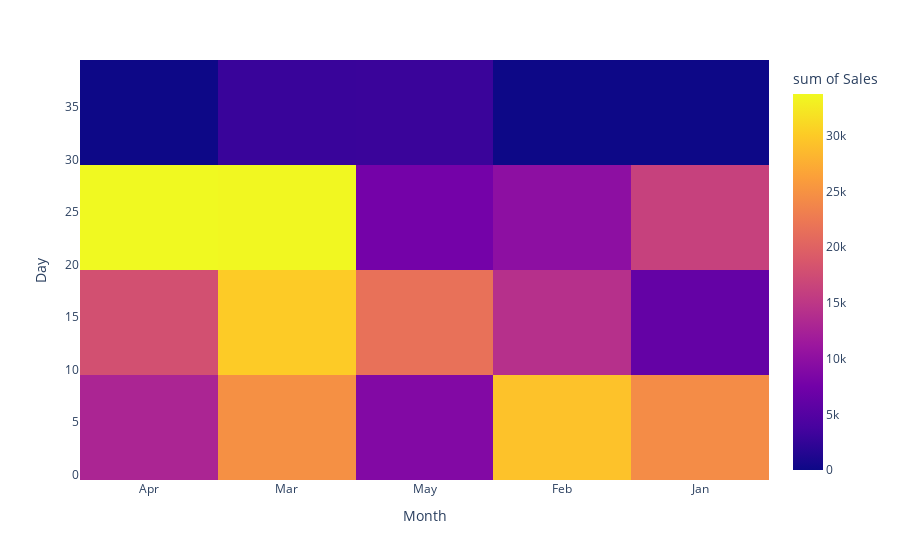

Notebook code cell kept with this figure:
### Code cell
fig = ex.density_heatmap(df,x="Month",y="Day",z="Sales")
fig.show()

### Figure 1 — Plotly figure (JSON) as saved in the notebook; plotly's stock layout.template omitted (floating-point values rounded to 4 significant figures)
{"data": [{"coloraxis": "coloraxis", "histfunc": "sum", "hovertemplate": "Month=%{x}<br>Day=%{y}<br>sum of Sales=%{z}<extra></extra>", "name": "", "type": "histogram2d", "x": ["Apr", "Mar", "May", "Mar", "Feb", "May", "Apr", "Mar", "Jan", "Jan", "Mar", "Mar", "Apr", "Apr", "Jan", "Jan", "Feb", "Mar", "Mar", "Apr", "Mar", "Feb", "Apr", "Mar", "Apr", "Apr", "Feb", "Jan", "Mar", "Apr", "Apr", "Mar", "Apr", "Feb", "Jan", "Apr", "Jan", "Mar", "Mar", "Apr", "Apr", "Jan", "Mar", "Feb", "Mar", "Apr", "Mar", "Feb", "May", "May", "Apr", "Apr", "Jan", "Mar", "Mar", "Apr", "Mar", "Mar", "Feb", "Mar", "Feb", "Jan", "Mar", "Mar", "May", "May", "Apr", "May", "Jan", "Jan", "Apr", "May", "Jan", "Mar", "Feb", "May", "May", "May", "Jan", "May", "Feb", "Feb", "Apr", "Mar", "Feb", "Feb", "Jan", "Jan", "Mar", "Apr", "Mar", "May", "Mar", "Mar", "Feb", "May", "Mar", "Feb", "May", "Feb"], "xaxis": "x", "xbingroup": "x", "y": [23, 10, 10, 22, 3, 16, 26, 23, 2, 25, 18, 17, 9, 12, 6, 1, 27, 23, 6, 5, 12, 19, 10, 26, 15, 21, 6, 4, 12, 10, 24, 30, 29, 2, 3, 20, 23, 14, 22, 21, 21, 18, 29, 14, 25, 12, 24, 2, 10, 19, 20, 5, 21, 13, 5, 10, 11, 1, 16, 22, 28, 16, 11, 5, 4, 13, 11, 3, 8, 1, 12, 23, 16, 19, 8, 12, 30, 22, 28, 8, 24, 6, 23, 2, 7, 13, 5, 29, 7, 1, 8, 15, 3, 27, 7, 19, 12, 20, 16, 9], "yaxis": "y", "ybingroup": "y", "z": [4835, 2099, 2094, 4809, 1969, 1278, 1208, 4408, 4047, 2580, 2321, 2858, 4799, 2780, 2713, 4530, 3459, 3019, 1990, 3610, 1513, 3422, 1361, 1405, 3181, 4974, 3985, 2732, 4026, 1138, 3240, 2899, 4588, 2135, 3280, 1331, 4471, 1310, 4211, 4076, 3454, 2661, 1774, 1827, 3279, 1073, 4211, 1786, 2716, 2123, 2216, 1823, 1064, 3724, 1048, 3362, 1039, 4109, 3998, 1732, 1124, 1005, 4482, 4087, 3523, 4255, 2930, 4141, 2425, 2999, 2072, 4157, 2656, 2830, 2590, 3006, 2958, 3503, 4440, 1241, 3028, 4745, 3839, 1717, 3222, 4963, 1637, 3663, 4834, 2707, 2432, 3206, 4520, 4745, 4972, 1375, 3909, 2264, 1548, 3893]}], "layout": {"autosize": true, "coloraxis": {"colorbar": {"title": {"text": "sum of Sales"}}, "colorscale": [[0, "#0d0887"], [0.1111, "#46039f"], [0.2222, "#7201a8"], [0.3333, "#9c179e"], [0.4444, "#bd3786"], [0.5556, "#d8576b"], [0.6667, "#ed7953"], [0.7778, "#fb9f3a"], [0.8889, "#fdca26"], [1, "#f0f921"]]}, "legend": {"tracegroupgap": 0}, "margin": {"t": 60}, "xaxis": {"anchor": "y", "autorange": true, "domain": [0, 1], "range": [-0.5, 4.5], "title": {"text": "Month"}, "type": "category"}, "yaxis": {"anchor": "x", "autorange": true, "domain": [0, 1], "range": [-0.5, 39.5], "title": {"text": "Day"}, "type": "linear"}}}
